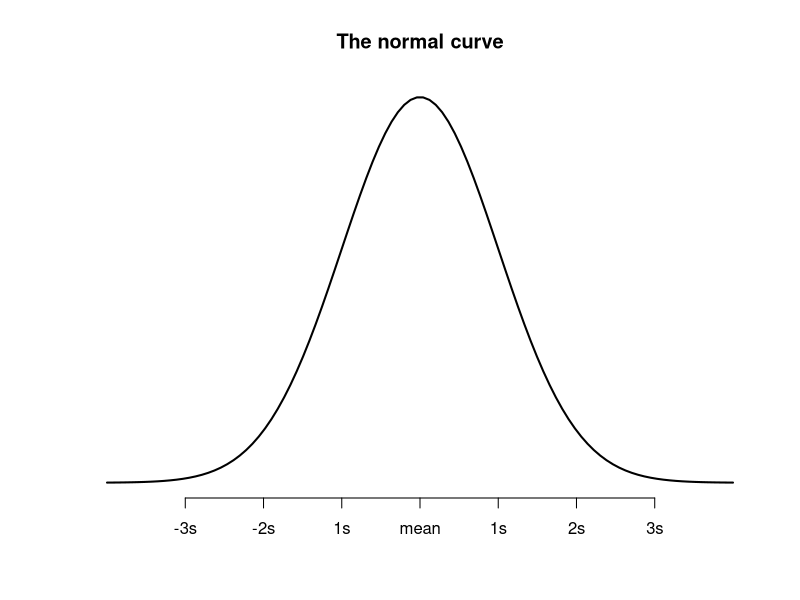

Here is the R script that generated this plot:
## ---- chunk 1
x <- seq(-4,4, length=100)
y <- dnorm(x)
plot(x,y, type = "l", lwd = 2,axes = FALSE, xlab = "", ylab= "", main = "The normal curve")
axis(1, at = -3:3, labels = c("-3s","-2s","1s","mean", "1s","2s","3s"))
